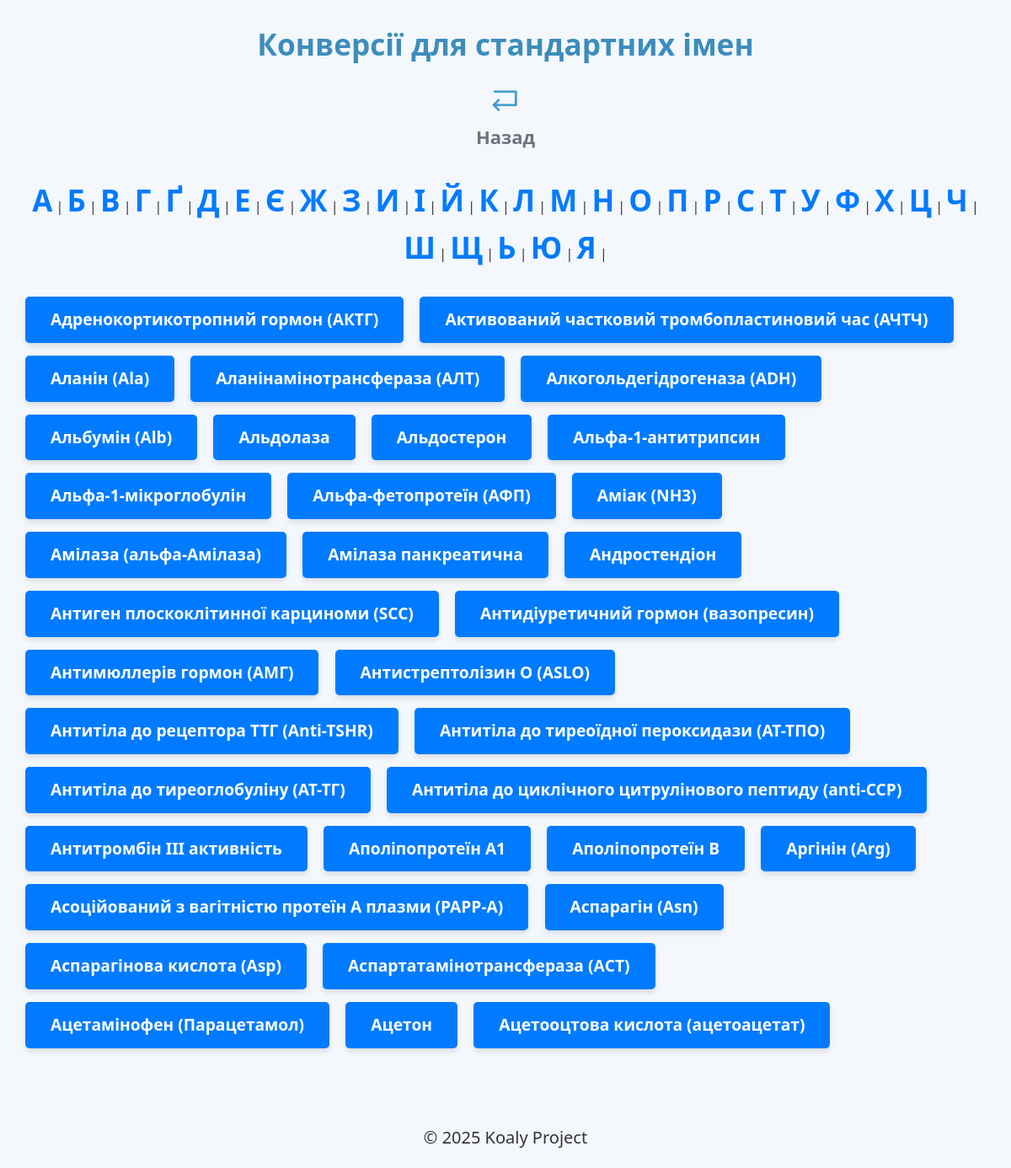
Page /conversions?filter_letter=А on the committed database.
### medicalgrouplibrary/database.py (models this page shows)
class StandardName(Base):
    __tablename__ = "standard_names"
    id = Column(Integer, primary_key=True, index=True)
    name = Column(String, unique=True, nullable=False)
    standard_unit_id = Column(Integer, ForeignKey("units.id"), nullable=True)  # Зв'язок зі стандартною одиницею
    units = relationship("Unit", back_populates="standard_name", foreign_keys="[Unit.standard_name_id]")
    unit_conversions = relationship("UnitConversion", back_populates="standard_name",
                                    foreign_keys="[UnitConversion.standard_name_id]")
    synonyms = relationship("AnalysisSynonym", back_populates="standard_name")

### routes/units.py (the view)
@router.get("/conversions", response_class=HTMLResponse)
async def get_standard_names(request: Request, filter_letter: str = None, db: Session = Depends(get_db)):
    standard_names_query = db.query(StandardName)
    if filter_letter:
        standard_names_query = standard_names_query.filter(StandardName.name.ilike(f"{filter_letter}%"))
    standard_names = standard_names_query.all()
    return templates.TemplateResponse("conversions.html", {
        "request": request,
        "standard_names": standard_names,
        "filter_letter": filter_letter,
    })

### templates/conversions.html (shortened to what this page needs)
{% extends "components/base.html" %}
{% block header %}Конверсії для стандартних імен{% endblock %}
{% block content %}
    <p align="center"><a href="/"><img src="/static/back.png" width="3%"><br>Назад</a></p>
    <div>
    <div class="synonyms-container" align="center">
            {% for letter in 'АБВГҐДЕЄЖЗИІЙКЛМНОПРСТУФХЦЧШЩЬЮЯ' %}
                <a href="/conversions?filter_letter={{ letter }}" style="font-size:35px;">{{ letter }}</a> |
            {% endfor %}
        </div>
    </div>
    <div class="synonyms-container">
        {% for standard_name in standard_names %}
            <a href="/conversions/{{ standard_name.id }}" class="synonyms-btn">{{ standard_name.name }}</a>
        {% else %}
            Немає стандартних імен для відображення.
        {% endfor %}
    </div>
{% endblock %}

### static/styles.css (style rules this page uses)
body { font-family: 'Segoe UI', Tahoma, Geneva, Verdana, sans-serif; margin: 0; padding: 0; background-color: #f4f7fc; color: #333; line-height: 1.6; }
a { color: #007bff; text-decoration: none; font-weight: bold; transition: color 0.3s ease, transform 0.2s ease; }
p { font-size: 20px; }
p a { color: #6c757d; font-size: 1.1em; }
.synonyms-container { display: row; margin: 30px; align: center; }
.synonyms-btn { padding: 12px 30px; margin-bottom: 15px; margin-right: 15px; background-color: #007BFF; color: white; text-decoration: none; font-size: 1.2em; border-radius: 5px; box-shadow: 0 4px 6px rgba(0, 0, 0, 0.1); transition: background-color 0.3s ease, transform 0.2s ease; display: inline-block; }

### rows in the picture
StandardName: name "Адренокортикотропний гормон (АКТГ)"
StandardName: name "Активований частковий тромбопластиновий час (АЧТЧ)"
StandardName: name "Аланін (Ala)"
StandardName: name "Аланінамінотрансфераза (АЛТ)"
StandardName: name "Алкогольдегідрогеназа (ADH)"
StandardName: name "Альбумін (Alb)"
StandardName: name "Альдолаза"
StandardName: name "Альдостерон"
StandardName: name "Альфа-1-антитрипсин"
StandardName: name "Альфа-1-мікроглобулін"
StandardName: name "Альфа-фетопротеїн (АФП)"
StandardName: name "Аміак (NH3)"
StandardName: name "Амілаза (альфа-Амілаза)"
StandardName: name "Амілаза панкреатична"
StandardName: name "Андростендіон"
StandardName: name "Антиген плоскоклітинної карциноми (SCC)"
StandardName: name "Антидіуретичний гормон (вазопресин)"
StandardName: name "Антимюллерів гормон (АМГ)"
StandardName: name "Антистрептолізин O (ASLO)"
StandardName: name "Антитіла до рецептора ТТГ (Anti-TSHR)"
StandardName: name "Антитіла до тиреоїдної пероксидази (АТ-ТПО)"
StandardName: name "Антитіла до тиреоглобуліну (АТ-ТГ)"
StandardName: name "Антитіла до циклічного цитрулінового пептиду (anti-CCP)"
StandardName: name "Антитромбін III активність"
StandardName: name "Аполіпопротеїн A1"
StandardName: name "Аполіпопротеїн В"
StandardName: name "Аргінін (Arg)"
StandardName: name "Асоційований з вагітністю протеїн А плазми (PAPP-A)"
StandardName: name "Аспарагін (Asn)"
StandardName: name "Аспарагінова кислота (Asp)"
StandardName: name "Аспартатамінотрансфераза (АСТ)"
StandardName: name "Ацетамінофен (Парацетамол)"
StandardName: name "Ацетон"
StandardName: name "Ацетооцтова кислота (ацетоацетат)"

### other values in the picture
{{ letter }} "А" "Б" "В" "Г" "Ґ" "Д" "Е" "Є" "Ж" "З" "И" "І" "Й" "К" "Л" "М" "Н" "О" "П" "Р" "С" "Т" "У" "Ф" "Х" "Ц" "Ч" "Ш" "Щ" "Ь" "Ю" "Я"
